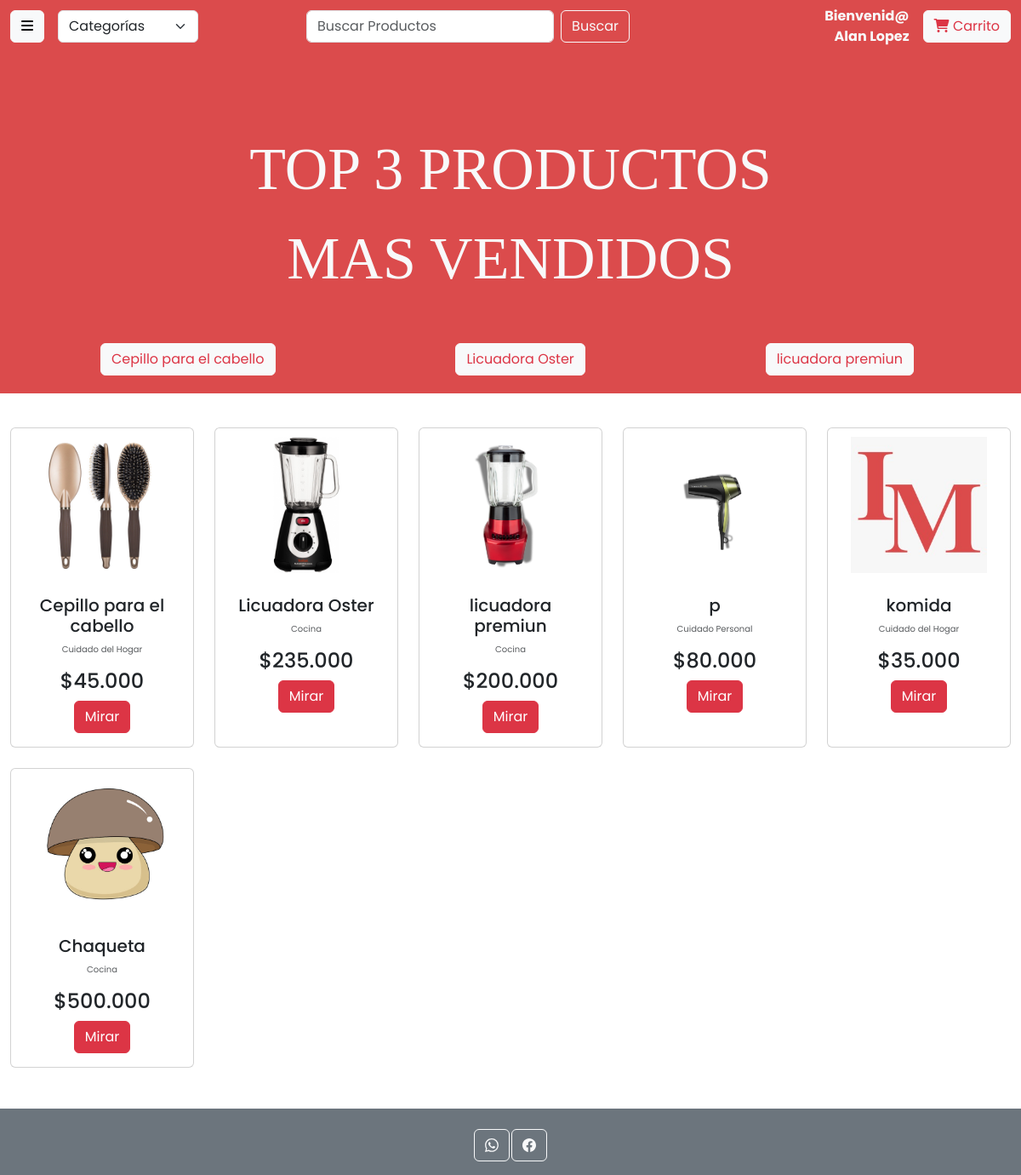
Screenshot of /index.php?action=InverBoard (signed in) with the database file from the repository.
### tables this page shows
CREATE TABLE IF NOT EXISTS `producto` (
  `codigo` int NOT NULL AUTO_INCREMENT,
  `IdCategoria` int NOT NULL,
  `descripcion` varchar(300) DEFAULT NULL,
  `precio` bigint DEFAULT NULL,
  `foto` blob,
  `nombre` varchar(25) DEFAULT NULL,
  `cantidad` int NOT NULL,
  `estado` tinyint(1) DEFAULT '1',
  PRIMARY KEY (`codigo`),
  KEY `IdCategoria` (`IdCategoria`)
);

CREATE TABLE IF NOT EXISTS `categoria` (
  `IdCategoria` int NOT NULL AUTO_INCREMENT,
  `nombre` varchar(35) DEFAULT NULL,
  PRIMARY KEY (`IdCategoria`)
);

### controller/ProductoController.php (called while the page is built, shortened)
<?php
require_once './model/ProductoModel.php';
require_once './config/database.php';
class ProductoController
{
    private $db;
    private $ProductoModel;
    public function __construct()
    {
        $database = new Database();
        $this->db = $database->getConnection();
        $this->ProductoModel = new ProductoModel($this->db);
    }
    public function listProducto()
    {
        return $this->ProductoModel->getProductoWithCategoria();
    }
    public function getTopVendidos($limite = 3) {
        require_once './model/ProductoModel.php';
        $productoModel = new ProductoModel($this->db);
        return $productoModel->getTopVendidos($limite);
    }
}

### config/database.php (called while the page is built, shortened)
<?php
class Database{
private $host ="localhost";
private $dtabase = "inver_magnus";
private $username = "root";
private $password = "";
public function getConnection(){
    $this->conn = null;
    try{
        $this->conn = new PDO("mysql:host=".$this->host. ";dbname=".$this->dtabase, $this->username, $this->password);
        $this->conn->exec("set names utf8");
    }catch(PDOException $exception){
        echo "Error de conexión ".$exception->getMessage();
    }
    return $this->conn;
}
}

### model/ProductoModel.php (called while the page is built, shortened)
<?php
class ProductoModel{
    private $conn;
    private $table = 'producto';
    public function __construct($db){
        $this->conn= $db;
    }
        public function getProductoWithCategoria(){
        $query = "SELECT p.*, c.nombre AS categoria_nombre FROM " . $this->table . " p
                  LEFT JOIN categoria c ON p.IdCategoria = c.IdCategoria";
        $stmt = $this->conn->query($query);
        return $stmt->fetchAll(PDO::FETCH_ASSOC);
    }
        public function getTopVendidos($limite = 3) {
        $query = "SELECT p.*, c.nombre AS categoria_nombre,
                         SUM(df.cantidad) AS total_vendidos
                  FROM producto p
                  LEFT JOIN detalle_factura df ON p.codigo = df.codigo
                  LEFT JOIN categoria c ON p.IdCategoria = c.IdCategoria
                  GROUP BY p.codigo
                  ORDER BY total_vendidos DESC
                  LIMIT ?";
        $stmt = $this->conn->prepare($query);
        $stmt->bindValue(1, (int)$limite, PDO::PARAM_INT);
        $stmt->execute();
        return $stmt->fetchAll(PDO::FETCH_ASSOC);
    }
    }

### views/InverBoard.php (the view, shortened to what this page needs)
<!DOCTYPE html>
<html lang="es">
<head>
    <link rel="stylesheet" href="https://cdn.jsdelivr.net/npm/bootstrap@5.3.2/dist/css/bootstrap.min.css">
    <link rel="stylesheet" href="css/inverboard.css">
    <link rel="stylesheet" href="https://cdnjs.cloudflare.com/ajax/libs/font-awesome/6.0.0-beta3/css/all.min.css" />
</head>
<body>
    <div class="container-fluid" id="cajamadre">
        <div class="row align-items-center">
            <div class="col-md-3 d-flex align-items-center gap-2">
                <button class="btn btn-light me-2" type="button" data-bs-toggle="offcanvas" data-bs-target="#menuLateral" aria-controls="menuLateral" aria-label="Toggle navigation">
                    <i class="fas fa-bars"></i>
                </button>
                <form method="get" action="index.php?action=verCategoria">
                  <select name="IdCategoria" class="form-select w-75" onchange="this.form.submit()">
                    <option value="">Categorías</option>
                  </select>
                </form>
            </div>
            <div class="col-md-5 p-2">
                <form action="index.php?action=barraBusqueda" method="get" class="d-flex p-1">
                  <input class="form-control mx-5 me-2 " name="nombre" type="text" placeholder="Buscar Productos" />
                  <button class="btn btn-outline-light me-5" type="submit">Buscar</button>
                </form>
            </div>
            <div id="regis" class="col-md-4 p-1 d-flex justify-content-end align-items-center">
                <?php if (isset($_SESSION['rol']) && ($_SESSION['rol'] === 0 || $_SESSION['rol'] === 1)): ?>
                    <div class="d-flex flex-column align-items-end me-3">
                        <span class="text-light fw-bold" style="font-size: 1rem;">Bienvenid@</span>
                        <span class="text-light fw-bold" style="font-size: 1rem;">
                            <?= htmlspecialchars($_SESSION['cliente']['nombres']) . " " . htmlspecialchars($_SESSION['cliente']['apellidos']); ?>
                        </span>
                    </div>
                    <form action="index.php?action=verCarrito" method="POST" class="me-2 mb-0">
                        <button type="submit" class="btn btn-light text-danger h-100">
                            <i class="fas fa-shopping-cart"></i>
                           Carrito
                        </button>
                    </form>
                <?php endif; ?>
            </div>
            <div class="col-md-5 p-1" id="cajamadre">
                <div class="row">
                    <div class="text-center" id="titulo1">
                        <div class="text-light ">
                            <p>TOP 3 PRODUCTOS <br>
                                MAS VENDIDOS</p>
                        </div>
                    </div>
                    <div class="position-relative" id="bati-container">
                        <div id="bati" class="d-flex flex-row align-items-center">
                            <?php if (!empty($topProductos)): ?>
                                <?php foreach ($topProductos as $top): ?>
                                    <form action="index.php" method="get" class="me-2">
                                        <button type="submit" class="btn btn-light text-danger">
                                            <?= htmlspecialchars($top['nombre']) ?>
                                        </button>
                                    </form>
                                <?php endforeach; ?>
                            <?php else: ?>
                                <button class="btn btn-light text-danger">TOP</button>
                                <button class="btn btn-light text-danger">TOP</button>
                                <button class="btn btn-light text-danger">TOP</button>
                            <?php endif; ?>
                        </div>
                    </div>
                </div>
            </div>
            <div class="row row-cols-1 row-cols-md-5 mt-3 g-4">
                <?php if (!empty($Productos) && is_array($Productos)): ?>
                    <?php foreach ($Productos as $producto): ?>
                        <?php if ($producto['estado'] == 1): ?>
                        <div class="col">
                            <div class="card h-100 text-center">
                                <img src="photo/<?= $producto['foto'] ?>" class="card-img-top estructura" alt="Imagen del producto">
                                <div class="card-body">
                                    <h5 class="card-title"><?php echo $producto['nombre']; ?></h5>
                                    <p class="card-text text-muted"><?php echo $producto['categoria_nombre']; ?></p>
                                    <h4 class="card-text">$<?= number_format($producto['precio'], 0, '', '.') ?></h4>
                                    <a href="index.php?action=productinfo&codigo=<?= $producto['codigo'] ?>" class="btn btn-danger">Mirar</a>
                                </div>
                            </div>
                        </div>
                        <?php endif; ?>
                    <?php endforeach; ?>
                <?php else: ?>
                    <p class="text-center">Producto actualizado con exito</p>
                <?php endif; ?>
            </div>
            <div class="container-fluid footer bg-secondary mt-5">
                <div class="row">
                    <div class="col-12 p-3 mt-2 text-center">
                        <button class="btn btn-outline-light"></button>
                        <button class="btn btn-outline-light"></button>
                    </div>
                </div>
            </div>
        </div>
    </div>
</body>
</html>

### css/inverboard.css (style rules this page uses)
body { font-family: 'Poppins'; font-size: 10px; font-style: bold; }
* { padding: 0; margin: 0; }
img { max-width: 100%; height: auto; }
#cajamadre { width: 100%; height: 400px; background-color: #db4b4c; }
#regis { display: flex; flex-direction: row; justify-content: flex-end; align-items: start; }
#titulo1 { font-family: 'Franklin Gothic Medium'; justify-content: center; align-items: center; margin-top: 80px; font-size: 700%; }
#bati-container { position:relative; }
#bati { height: 100px; display: flex; flex-direction: row; justify-content:space-around; align-items: end; }
.estructura { height: 320px; object-fit: cover; }
.card-img-top.estructura { height: 180px; object-fit: contain; background: #fff; padding: 10px; border-radius: 10px; }
.container-fluid, .row { padding-left: 0 !important; padding-right: 0 !important; margin-left: 0 !important; margin-right: 0 !important; }

### rows the page displays
producto: nombre "Cepillo para el cabello", foto (picture), IdCategoria.nombre "Cuidado del Hogar", precio "45.000"
producto: nombre "Licuadora Oster", foto (picture), IdCategoria.nombre "Cocina", precio "235.000"
producto: nombre "licuadora premiun", foto (picture), IdCategoria.nombre "Cocina", precio "200.000"
producto: foto (picture), nombre "p", IdCategoria.nombre "Cuidado Personal", precio "80.000"
producto: foto (picture), nombre "komida", IdCategoria.nombre "Cuidado del Hogar", precio "35.000"
producto: foto (picture), nombre "Chaqueta", IdCategoria.nombre "Cocina", precio "500.000"

### other values shown
$_SESSION['cliente']['nombres'] "Alan"
$_SESSION['cliente']['apellidos'] "Lopez"
